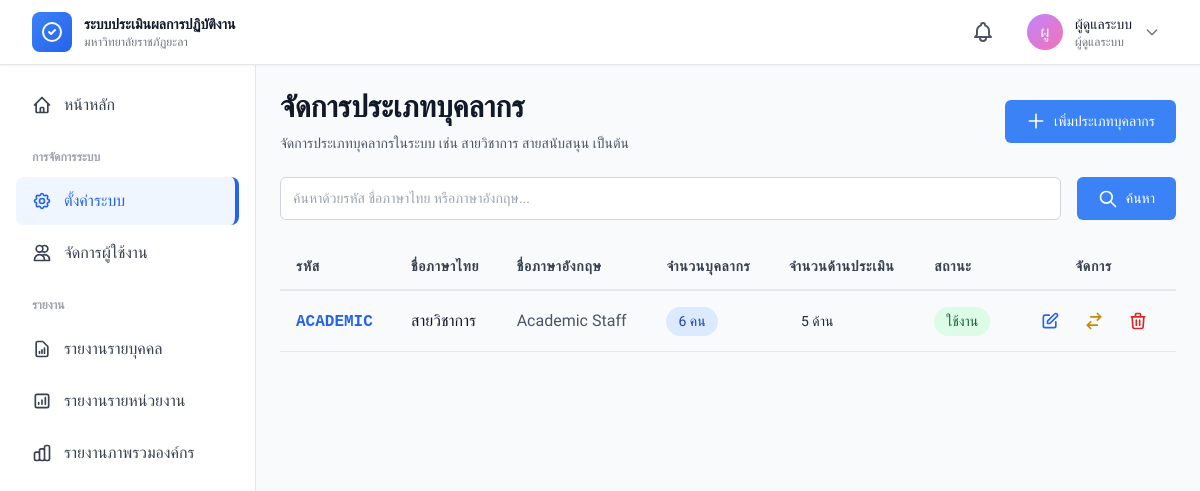
Page /modules/configuration/personnel-type.php (signed in) on the committed database.
### tables this page shows
CREATE TABLE `personnel_types` (
  `personnel_type_id` int(11) NOT NULL,
  `type_code` varchar(20) NOT NULL,
  `type_name_th` varchar(100) NOT NULL,
  `type_name_en` varchar(100) DEFAULT NULL,
  `description` text DEFAULT NULL,
  `is_active` tinyint(1) DEFAULT 1,
  `created_by` int(11) DEFAULT NULL,
  `updated_by` int(11) DEFAULT NULL,
  `created_at` timestamp NOT NULL DEFAULT current_timestamp(),
  `updated_at` timestamp NOT NULL DEFAULT current_timestamp() ON UPDATE current_timestamp()
);

### includes/functions.php (called while the page is built, shortened)
<?php
function e($string)
{
    return htmlspecialchars($string, ENT_QUOTES, 'UTF-8');
}

### modules/configuration/personnel-type.php (the view, shortened to what this page needs)
<?php
require_once '../../includes/functions.php';
$db = getDB();
$search = $_GET['search'] ?? '';
$sql = "SELECT pt.*,
        COUNT(DISTINCT u.user_id) as user_count,
        COUNT(DISTINCT ea.aspect_id) as aspect_count
        FROM personnel_types pt
        LEFT JOIN users u ON pt.personnel_type_id = u.personnel_type_id
        LEFT JOIN evaluation_aspects ea ON pt.personnel_type_id = ea.personnel_type_id
        WHERE 1=1";
$sql .= " GROUP BY pt.personnel_type_id ORDER BY pt.created_at DESC";
$stmt = $db->prepare($sql);
$stmt->execute();
$personnel_types = $stmt->fetchAll();
include '../../includes/header.php';
?>
<div class="mb-6">
    <div class="flex items-center justify-between">
        <div>
            <h1 class="text-3xl font-bold text-gray-900">จัดการประเภทบุคลากร</h1>
            <p class="mt-2 text-sm text-gray-600">
                จัดการประเภทบุคลากรในระบบ เช่น สายวิชาการ สายสนับสนุน เป็นต้น
            </p>
        </div>
        <button onclick="openModal('addModal')" class="btn btn-primary">
            <svg class="w-5 h-5 mr-2" fill="none" stroke="currentColor" viewBox="0 0 24 24">
                <path stroke-linecap="round" stroke-linejoin="round" stroke-width="2" d="M12 4v16m8-8H4" />
            </svg>
            เพิ่มประเภทบุคลากร
        </button>
    </div>
</div>
<div class="card mb-6">
    <div class="card-body">
        <form method="GET" class="flex gap-4">
            <div class="flex-1">
                <input type="text" name="search" value="<?php echo e($search); ?>"
                    placeholder="ค้นหาด้วยรหัส ชื่อภาษาไทย หรือภาษาอังกฤษ..." class="form-input">
            </div>
            <button type="submit" class="btn btn-primary">
                <svg class="w-5 h-5 mr-2" fill="none" stroke="currentColor" viewBox="0 0 24 24">
                    <path stroke-linecap="round" stroke-linejoin="round" stroke-width="2"
                        d="M21 21l-6-6m2-5a7 7 0 11-14 0 7 7 0 0114 0z" />
                </svg>
                ค้นหา
            </button>
        </form>
    </div>
</div>
<div class="card">
    <div class="card-body">
        <div class="overflow-x-auto">
            <table class="table">
                <thead class="table-header">
                    <tr>
                        <th class="table-th">รหัส</th>
                        <th class="table-th">ชื่อภาษาไทย</th>
                        <th class="table-th">ชื่อภาษาอังกฤษ</th>
                        <th class="table-th">จำนวนบุคลากร</th>
                        <th class="table-th">จำนวนด้านประเมิน</th>
                        <th class="table-th">สถานะ</th>
                        <th class="table-th text-center">จัดการ</th>
                    </tr>
                </thead>
                <tbody>
                    <?php if (empty($personnel_types)): ?>
                        <tr>
                            <td colspan="7" class="table-td text-center text-gray-500 py-8">
                                ไม่พบข้อมูลประเภทบุคลากร
                            </td>
                        </tr>
                    <?php else: ?>
                        <?php foreach ($personnel_types as $type): ?>
                            <tr class="table-row">
                                <td class="table-td">
                                    <span
                                        class="font-mono font-semibold text-blue-600"><?php echo e($type['type_code']); ?></span>
                                </td>
                                <td class="table-td">
                                    <div class="font-medium text-gray-900"><?php echo e($type['type_name_th']); ?></div>
                                </td>
                                <td class="table-td text-gray-600"><?php echo e($type['type_name_en'] ?? '-'); ?></td>
                                <td class="table-td">
                                    <span class="badge badge-primary"><?php echo number_format($type['user_count']); ?>
                                        คน</span>
                                </td>
                                <td class="table-td">
                                    <span class="badge badge-secondary"><?php echo number_format($type['aspect_count']); ?>
                                        ด้าน</span>
                                </td>
                                <td class="table-td">
                                    <?php if ($type['is_active']): ?>
                                        <span class="badge badge-success">ใช้งาน</span>
                                    <?php else: ?>
                                        <span class="badge badge-gray">ปิดใช้งาน</span>
                                    <?php endif; ?>
                                </td>
                                <td class="table-td">
                                    <div class="flex items-center justify-center gap-2">
                                        <button onclick='editPersonnelType(<?php echo json_encode($type); ?>)'
                                            class="btn-icon text-blue-600 hover:bg-blue-50" title="แก้ไข">
                                            <svg class="w-5 h-5" fill="none" stroke="currentColor" viewBox="0 0 24 24">
                                                <path stroke-linecap="round" stroke-linejoin="round" stroke-width="2"
                                                    d="M11 5H6a2 2 0 00-2 2v11a2 2 0 002 2h11a2 2 0 002-2v-5m-1.414-9.414a2 2 0 112.828 2.828L11.828 15H9v-2.828l8.586-8.586z" />
                                            </svg>
                                        </button>
                                        <a href="?action=toggle&id=<?php echo $type['personnel_type_id']; ?>"
                                            class="btn-icon text-yellow-600 hover:bg-yellow-50"
                                            title="<?php echo $type['is_active'] ? 'ปิดใช้งาน' : 'เปิดใช้งาน'; ?>"
                                            onclick="return confirm('ต้องการเปลี่ยนสถานะใช่หรือไม่?')">
                                            <svg class="w-5 h-5" fill="none" stroke="currentColor" viewBox="0 0 24 24">
                                                <path stroke-linecap="round" stroke-linejoin="round" stroke-width="2"
                                                    d="M8 7h12m0 0l-4-4m4 4l-4 4m0 6H4m0 0l4 4m-4-4l4-4" />
                                            </svg>
                                        </a>
                                        <a href="?action=delete&id=<?php echo $type['personnel_type_id']; ?>"
                                            class="btn-icon text-red-600 hover:bg-red-50" title="ลบ"
                                            onclick="return confirm('ต้องการลบประเภทบุคลากรนี้ใช่หรือไม่?\n\nการดำเนินการนี้ไม่สามารถย้อนกลับได้')">
                                            <svg class="w-5 h-5" fill="none" stroke="currentColor" viewBox="0 0 24 24">
                                                <path stroke-linecap="round" stroke-linejoin="round" stroke-width="2"
                                                    d="M19 7l-.867 12.142A2 2 0 0116.138 21H7.862a2 2 0 01-1.995-1.858L5 7m5 4v6m4-6v6m1-10V4a1 1 0 00-1-1h-4a1 1 0 00-1 1v3M4 7h16" />
                                            </svg>
                                        </a>
                                    </div>
                                </td>
                            </tr>
                        <?php endforeach; ?>
                    <?php endif; ?>
                </tbody>
            </table>
        </div>
    </div>
</div>
<?php include '../../includes/footer.php'; ?>

### assets/css/custom.css (style rules this page uses)
* { margin: 0; padding: 0; box-sizing: border-box; }
body { font-family: 'Sarabun', -apple-system, BlinkMacSystemFont, 'Segoe UI', sans-serif; -webkit-font-smoothing: antialiased; -moz-osx-font-smoothing: grayscale; }
a, button, input, select, textarea { transition: all 0.2s ease-in-out; }
input[type="text"], input[type="email"], input[type="password"], input[type="number"], input[type="date"], input[type="tel"], select, textarea { appearance: none; -webkit-appearance: none; -moz-appearance: none; }
.badge { display: inline-flex; align-items: center; padding: 0.25rem 0.75rem; font-size: 0.875rem; font-weight: 500; border-radius: 9999px; }
.badge-primary { background-color: #dbeafe; color: #1e40af; }
.badge-success { background-color: #dcfce7; color: #166534; }
table { width: 100%; border-collapse: collapse; }
table thead { background-color: #f9fafb; }
table th { padding: 0.75rem 1rem; text-align: left; font-weight: 600; font-size: 0.875rem; color: #374151; text-transform: uppercase; letter-spacing: 0.05em; border-bottom: 2px solid #e5e7eb; }
table td { padding: 0.75rem 1rem; border-bottom: 1px solid #e5e7eb; color: #1f2937; }
table tbody tr { transition: background-color 0.15s ease; }

### includes/header.php (style rules this page uses)
body { font-family: 'Sarabun', sans-serif; }
.form-input, .form-select, .form-textarea { width: 100%; padding: 0.625rem 0.75rem; border: 1px solid #d1d5db; border-radius: 0.375rem; font-size: 0.875rem; transition: all 0.2s; }
.btn { display: inline-flex; align-items: center; justify-content: center; padding: 0.625rem 1.25rem; font-size: 0.875rem; font-weight: 500; border-radius: 0.375rem; border: 1px solid transparent; cursor: pointer; transition: all 0.2s; text-decoration: none; }
.btn-primary { background-color: #3b82f6; color: white; }
.btn-icon { padding: 0.5rem; border-radius: 0.5rem; transition: background-color 0.2s; }
.gap-4 { gap: 1rem; }

### rows in the picture
personnel_types: type_code "ACADEMIC", type_name_th "สายวิชาการ", type_name_en "Academic Staff", user_count "6", aspect_count "5", is_active "ใช้งาน"

### other values in the picture
mb_substr($current_user['full_name_th'], 0, 2) "ผู"
$current_user['full_name_th'] "ผู้ดูแลระบบ"
$role_names[$current_user['role']] "ผู้ดูแลระบบ"
